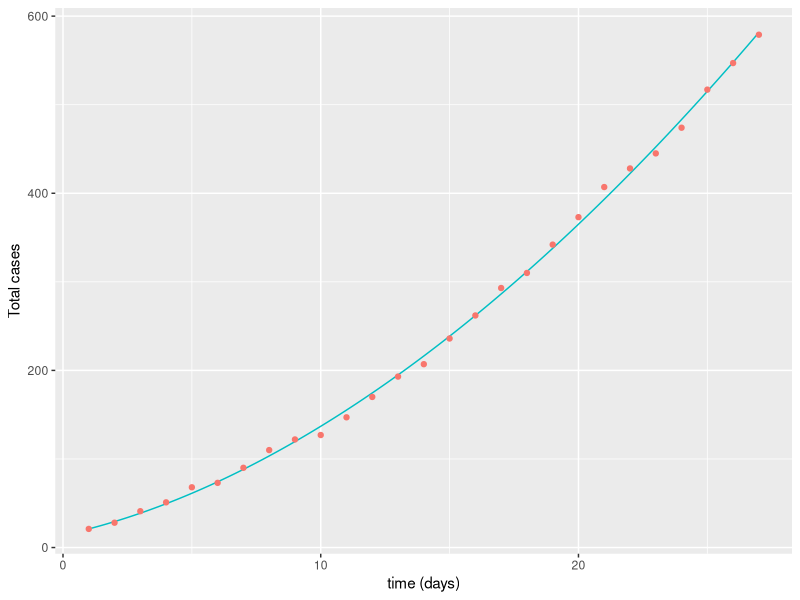

The R source for this figure:
#fits parameters r and p for Teismann's parametric model

#load libraries
library(deSolve)
library(minpack.lm)
library(ggplot2)

#load and format data
NScases=c(21,28,41,51,68,73,90,110,122,127,147,170,193,207,236,262,293,310,342,373,407,428,445,474,517,547,579)
NSnewcases=c(7,13,10,17,5,17,20,12,5,20,23,23,14,29,26,31,17,32,31,34,21,17,29,43,30,32)
t=c(1:length(NScases))
df=data.frame(t, NScases)
init=c(NScases[1])

alpha=1
K=10^8

#define the ODE
rate=function(t, C, par){
 
  #parameters (alpha and K set)
  r=par[1]
  p=par[2]

  
  #c is total cases
  dC=r*(C^p)*(1-(C/K)^alpha)
  
  return(list(dC))
}


#function that calculates residuals (to be minimized)
ssqpar=function(par){
  
  r=par[1]
  p=par[2]

  
  #solves the ODE for times in t
  out=ode(y=init, times=t, func=rate, parms=par)
  
  #formats predicted data from ODE
  outdf=data.frame(out)
  colnames(outdf)=c("t", "pred")
  
  #calculates residuals from ODE
  ssqr=outdf$pred-df$NScases
  return(ssqr)
}

#starting guess for parameters
par=c(r=1.94, p=0.45)

#modified Levenberg-Marquardt algorithm to minimize residuals
fitval=nls.lm(par=par, fn=ssqpar)
summary(fitval)

#plotting predicted and experimental

#simulating data based on estimated parameters
parest=coef(fitval)
times=seq(1, t[length(t)], 0.1)
out=ode(y=init, times=times, func=rate, parms=parest)
outdf=data.frame(out)
colnames(outdf)=c("t", "pred")

#formatting the plots
plot=ggplot(data=outdf, aes(x=t, y=pred, color="red"))+geom_line()+geom_point(data=df, aes(x=t, NScases, color="green"))+theme(legend.position="none")+labs(x="time (days)", y="Total cases")
print(plot)
